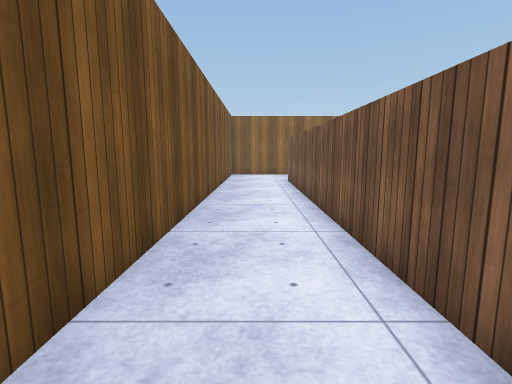
[1] (above)

16 first-person views from a walk through a Unity game level. The camera is 1.3 m above the floor, tilts 8° down and sees 85° across. The floor is counted in squares, 1 m on a side. Each view is taken from the middle of a square. On the plan, view 1 faces up. The plan holds only what a view shows up to about 13 squares ahead; the rest is blank. Surface patterns are stand-ins for the level's own textures.

[2]
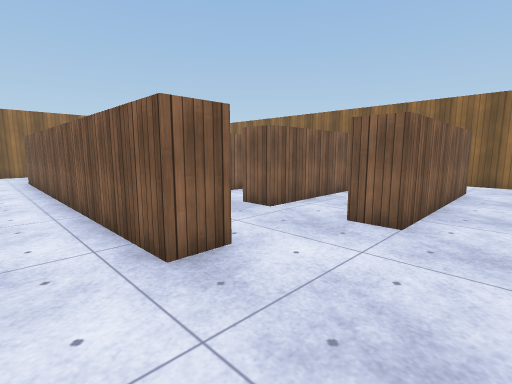

[3]
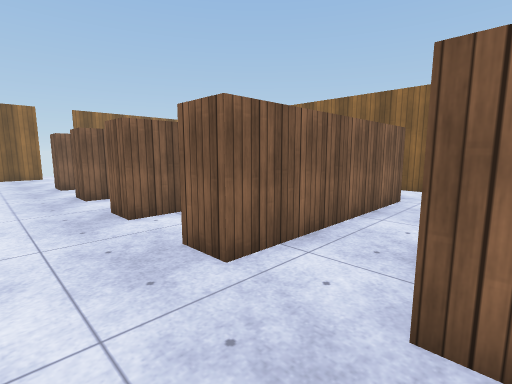

[4]
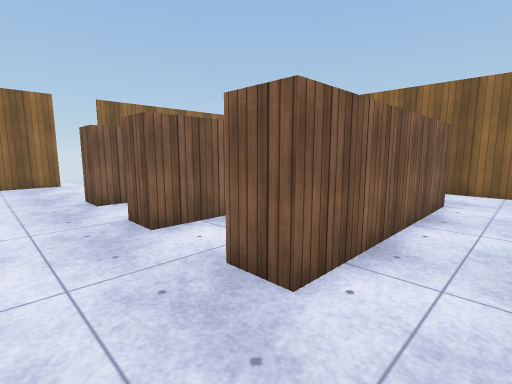

[5]
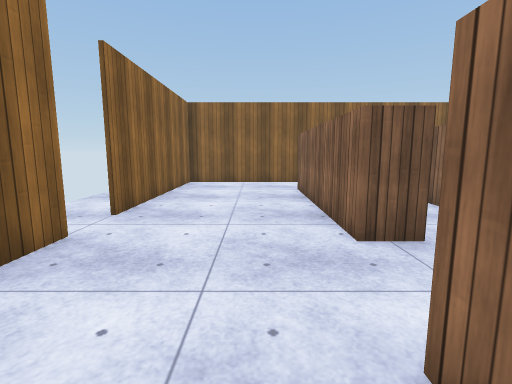

[6]
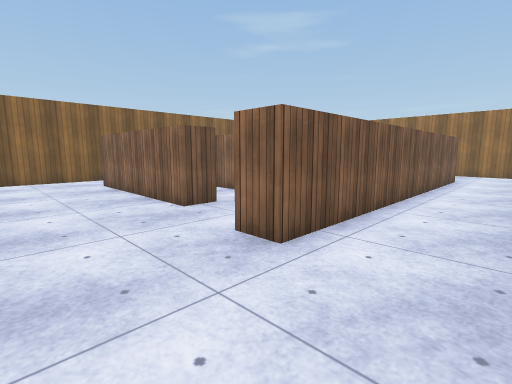

[7]
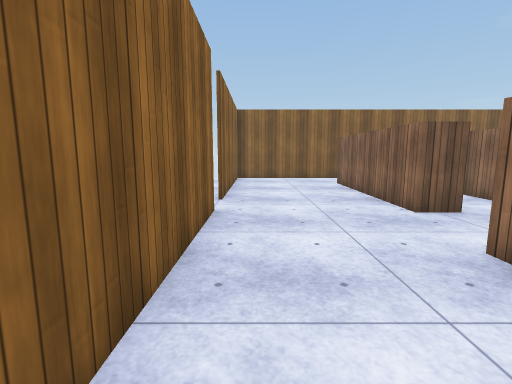

[8]
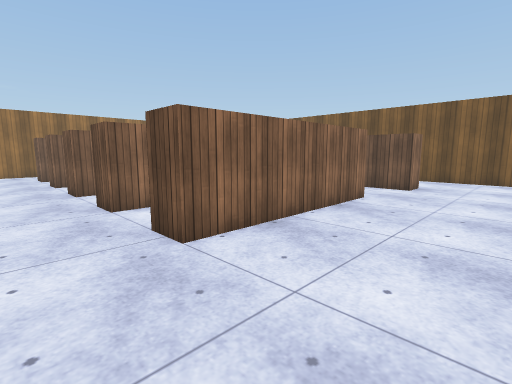

[9]
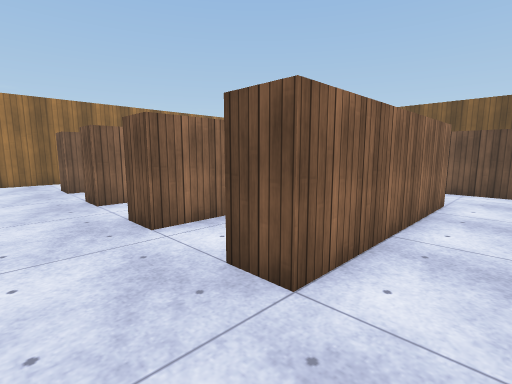

[10]
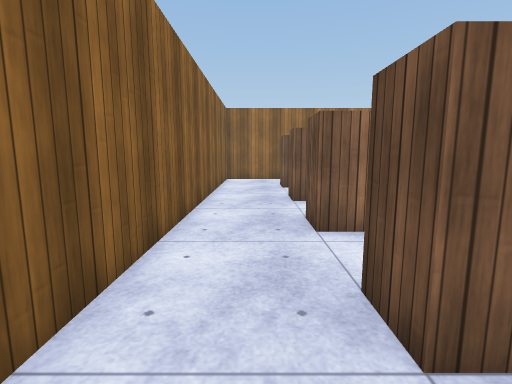

[11]
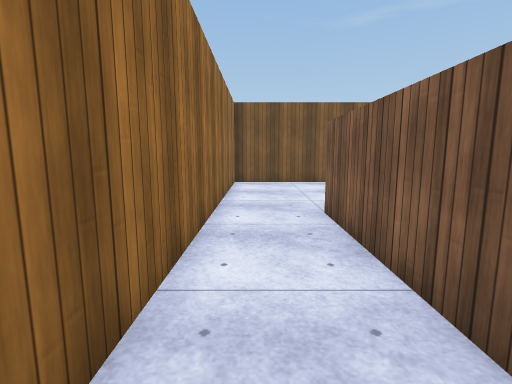

[12]
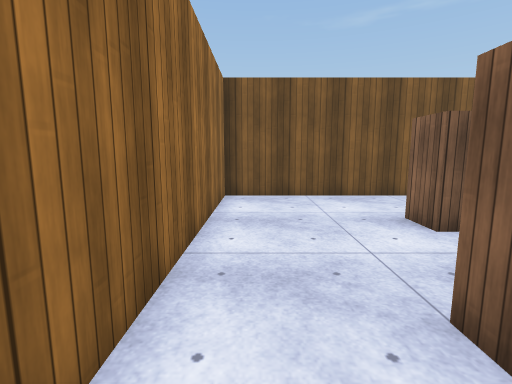

[13]
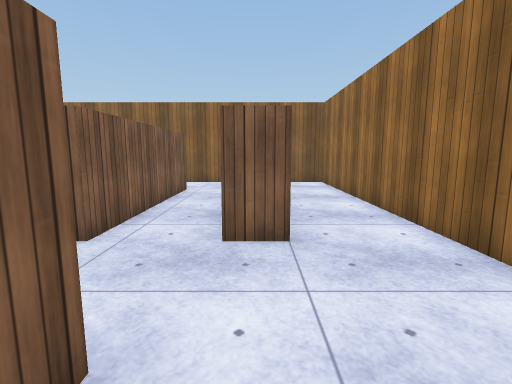

[14]
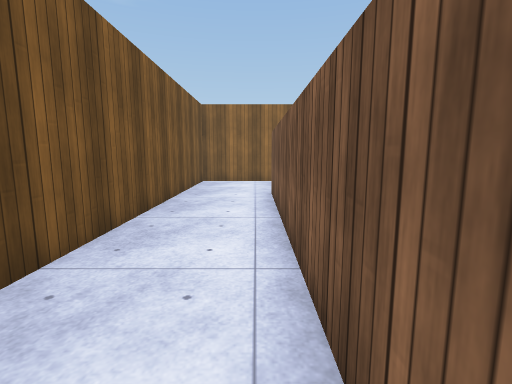

[15]
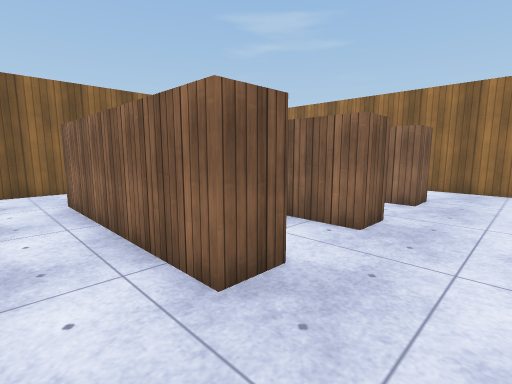

[16]
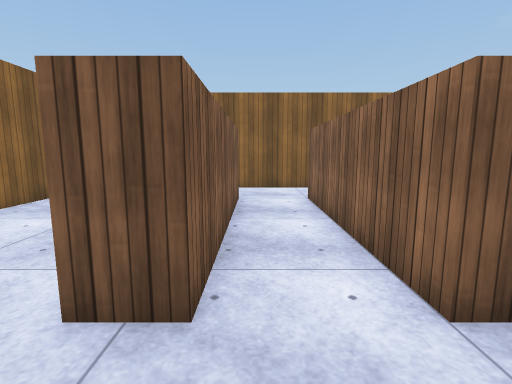

### Floor plan
Points are (right, up) in squares from view 1. A wall is a line through its corners. A room is listed if a view was taken in it or the views show most of it. See-through windows are left out.
Room 1 (views 1, 2, 3, 4, 5, 6, 7, 8, 9, 10, 11, 12, 13, 14, 15, 16)
walls: (5, 6.5) (11, 6.5) (11, 5.5) (5, 5.5) (5, 6.5); (6.6, 8.5) (5, 8.5) (5, 9.5) (11, 9.5) (11, 8.5); (5, 11.5) (5, 12.5) (11, 12.5) (11, 11.5) (5, 11.5); (10.2, 3.5) (11, 3.5) (11, 2.5) (5, 2.5) (5, 3.5) (6.6, 3.5); (2.5, 1.5) (2.5, 1) (1.5, 1) (1.5, 13) (2.5, 13) (2.5, 9); (10.5, 0.5) (11, 0.5) (11, -0.5) (5, -0.5) (5, 0.5) (5.8, 0.5); (5.4, 16.9) (-1.4, 16.9) (-1.4, -2.9) (13.4, -2.9) (13.4, 16.9) (6.8, 16.9)
ways out: opening at (6, 17)

Where each view was taken, in squares from view 1:
view 1: 0 up, 0 right, facing up
view 2: 2 down, 0 right, facing up-right
view 3: 0 up, 3 right, facing up-right
view 4: 4 up, 3 right, facing up-right
view 5: 14 up, 1 right, facing right
view 6: 16 up, 1 left, facing down-right
view 7: 16 up, 1 left, facing right
view 8: 16 up, 13 right, facing down-left
view 9: 11 up, 13 right, facing down-left
view 10: 11 up, 12 right, facing down
view 11: 2 down, 11 right, facing left
view 12: 2 down, 7 right, facing left
view 13: 0 up, 1 right, facing right
view 14: 4 up, 1 right, facing up
view 15: 8 up, 3 right, facing down-right
view 16: 11 up, 3 right, facing right
